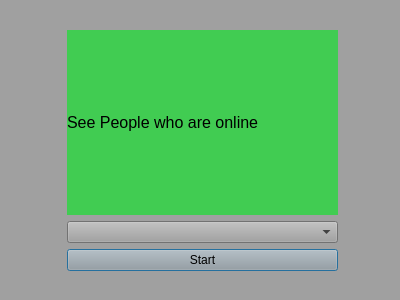
<?xml version="1.0" encoding="UTF-8"?>
<ui version="4.0">
 <class>Search</class>
 <widget class="QDialog" name="Search">
  <property name="geometry">
   <rect>
    <x>0</x>
    <y>0</y>
    <width>400</width>
    <height>300</height>
   </rect>
  </property>
  <property name="windowTitle">
   <string>Search</string>
  </property>
  <property name="styleSheet">
   <string notr="true">background-color: rgb(160, 160, 160);</string>
  </property>
  <widget class="QWidget" name="">
   <property name="geometry">
    <rect>
     <x>67</x>
     <y>30</y>
     <width>271</width>
     <height>241</height>
    </rect>
   </property>
   <layout class="QVBoxLayout" name="verticalLayout">
    <item>
     <widget class="QLabel" name="label">
      <property name="styleSheet">
       <string notr="true">background-color: rgb(65, 204, 82);</string>
      </property>
      <property name="text">
       <string>&lt;html&gt;&lt;head/&gt;&lt;body&gt;&lt;p&gt;&lt;span style=&quot; font-size:12pt;&quot;&gt;See People who are online &lt;/span&gt;&lt;/p&gt;&lt;/body&gt;&lt;/html&gt;</string>
      </property>
     </widget>
    </item>
    <item>
     <widget class="QComboBox" name="Online"/>
    </item>
    <item>
     <widget class="QPushButton" name="Start">
      <property name="text">
       <string>Start</string>
      </property>
     </widget>
    </item>
   </layout>
  </widget>
 </widget>
 <resources/>
 <connections/>
</ui>
